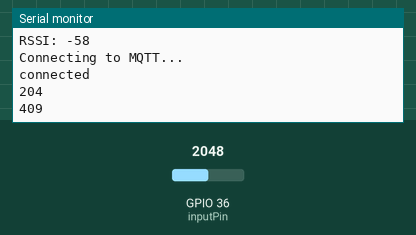
A sketch run on a simulated ESP32. On the bench: the last lines printed to the serial monitor. The inputs (shaded band) are chosen by the test bench; at power-on: GPIO 36 (inputPin) = 2048. WiFi joins after 1.5 s; servers stay silent unless stated; no MQTT or app messages arrive unless stated.

Above: at 2.7 s.
2.8 s: GPIO 36 (inputPin) set to 2866
At 4.1 s:
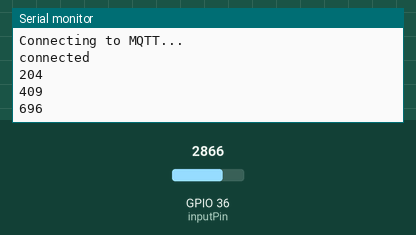
4.3 s: GPIO 36 (inputPin) set to 3603
At 5.4 s:
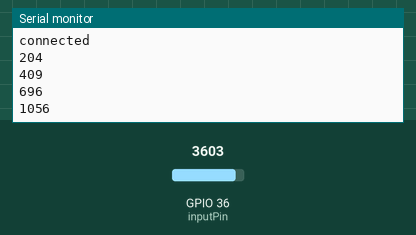
Timing chart, 0 to 7.3 s (numbered marks = the images above; inputs shaded):
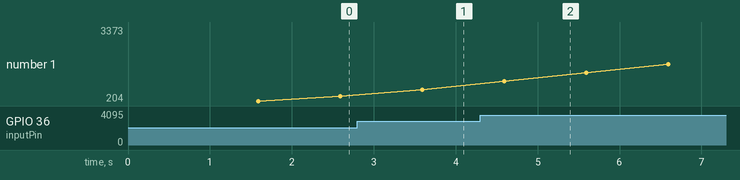

Measured:
- after the input at 2.8 s, the serial monitor: prints a new line after 0.79 s (image 1)
- after the input at 4.3 s, the serial monitor: prints a new line after 0.29 s (image 2)
- plotted number 1: 409 → 696 after the input at 2.8 s, 696 → 3373 after the input at 4.3 s

The sketch:

co_sensor.ino
```cpp
#include <WiFi.h>
#include <PubSubClient.h>

const char* ssid = "***";
const char* password =  "***";
const char* mqttServer = "192.168.1.*";
const int mqttPort = 1883;
const char* mqttUser = "***";
const char* mqttPassword = "***";

const int numReadings = 10;

int readings[numReadings];      // the readings from the analog input
int readIndex = 0;              // the index of the current reading
int total = 0;                  // the running total
int average = 0;                // the average

int inputPin = A0;

char msg[50];

WiFiClient esp_CO;
PubSubClient client(esp_CO);

void setup() {
  // initialize serial communication at 9600 bits per second:
  Serial.begin(9600);
  WiFi.begin(ssid, password);

  while (WiFi.status() != WL_CONNECTED) {
    delay(500);
    Serial.println("Connecting to WiFi...");
  }
  Serial.println("");
  Serial.println("WiFi connected");
  Serial.print("IP address: ");
  Serial.println(WiFi.localIP());
  long rssi = WiFi.RSSI();
  Serial.print("RSSI: ");
  Serial.println(rssi);

  client.setServer(mqttServer, mqttPort);

  while (!client.connected()) {
    Serial.println("Connecting to MQTT...");

    if (client.connect("ESP32Client", mqttUser, mqttPassword )) {

      Serial.println("connected");

    } else {
      Serial.print("failed with state ");
      Serial.print(client.state());
      delay(2000);
    }
  }
  // initialize all the readings to 0:
  for (int thisReading = 0; thisReading < numReadings; thisReading++) {
    readings[thisReading] = 0;
  }
}

void loop() {
   // subtract the last reading:
  total = total - readings[readIndex];
  // read from the sensor:
  readings[readIndex] = analogRead(A0);
  // add the reading to the total:
  total = total + readings[readIndex];
  // advance to the next position in the array:
  readIndex = readIndex + 1;

  // if we're at the end of the array...
  if (readIndex >= numReadings) {
    // ...wrap around to the beginning:
    readIndex = 0;
  }

  // calculate the average:
  average = total / numReadings;
  // send it to the computer as ASCII digits
  Serial.println(average);
  // delay in between reads for stability
  delay(1000);

   snprintf (msg, sizeof(msg), "%ld", average);
      client.publish("toaster/co/", msg);
}
```
